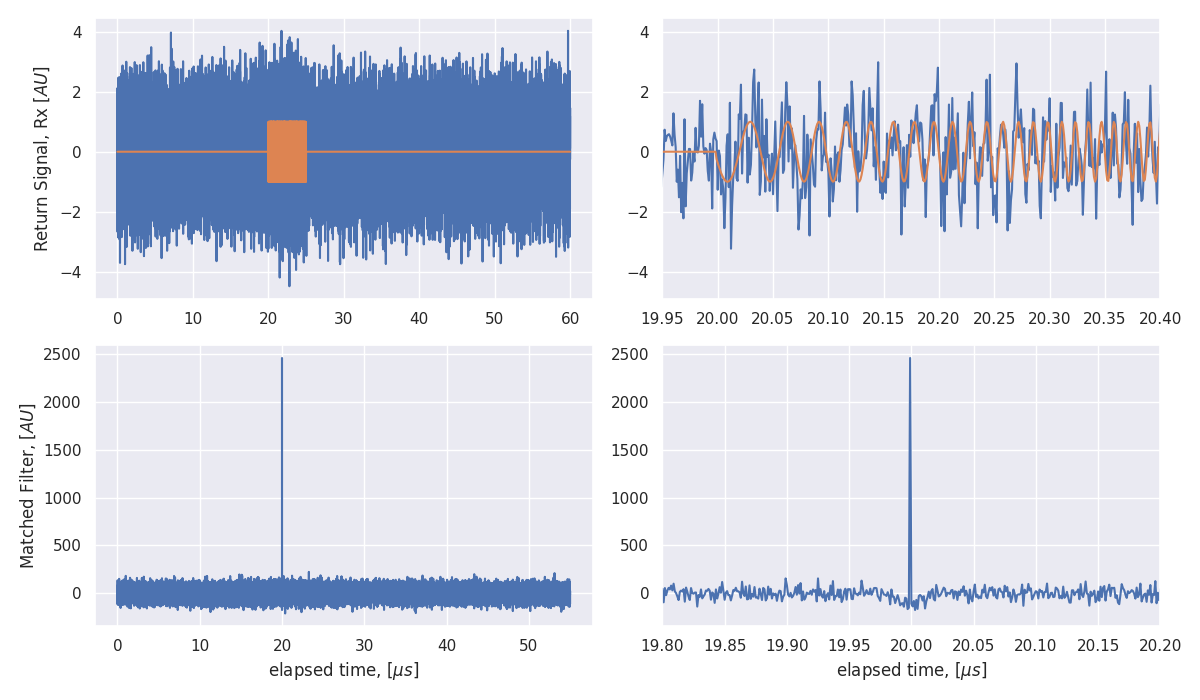

The Python source for this figure:
"""
Created on Wed Jun 21 22:51:11 2023

@author: alexandre
"""

import numpy  as np
import matplotlib.pyplot as plt
import seaborn
seaborn.set(style="darkgrid")

Tx = np.loadtxt("TxChirp.txt")
Rx = np.loadtxt("Rx.txt")
RxClean = np.loadtxt("RxKaleen.txt")
conv = np.loadtxt("convolutionSignal.txt")

us = 1e-6

plt.close("all")
fig = plt.figure(figsize=(12,7))
ax = fig.subplots(2,2)

ax[0,0].plot(Rx[:,0]/us, Rx[:,1])
ax[0,0].plot(RxClean[:,0]/us, RxClean[:,1])
ax[0,0].set_ylabel("Return Signal, Rx [$AU$]")
ax[0,0].grid(True)

ax[0,1].plot(Rx[:,0]/us, Rx[:,1])
ax[0,1].plot(RxClean[:,0]/us, RxClean[:,1])
ax[0,1].grid(True)
ax[0,1].set_xlim(19.95, 20.40)

ax[1,0].plot(conv[:,0]/us, conv[:,1])
ax[1,0].grid(True)
ax[1,0].set_ylabel("Matched Filter, [$AU$]")
ax[1,0].set_xlabel("elapsed time, [$\mu s$]")

ax[1,1].plot(conv[:,0]/us, conv[:,1])
ax[1,1].grid(True)
#ax[1,1].set_ylabel("Matched Filter, [$AU$]")
ax[1,1].set_xlim(19.80, 20.20)
ax[1,1].set_xlabel("elapsed time, [$\mu s$]")

fig.tight_layout()


fig.savefig("plot_signals_chirp_pulse.png")
